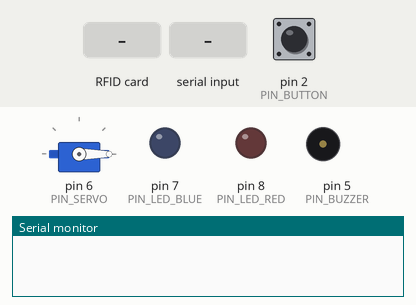
The sketch below on a simulated Arduino Uno, built with avr-gcc and run on an emulated ATmega328P. Parts: servo, output pins drawn as LEDs (lit = HIGH), buzzer (waves = sounding), the last lines printed to the serial monitor. The test bench sets the inputs (shaded band); at power-on: pin 2 (PIN_BUTTON) LOW. Pins used as bus, display or sensor lines are not drawn.

Above: at 1.2 s.
1.3 s: RFID card 5E 7A 19 C4 held to the reader
At 1.43 s:
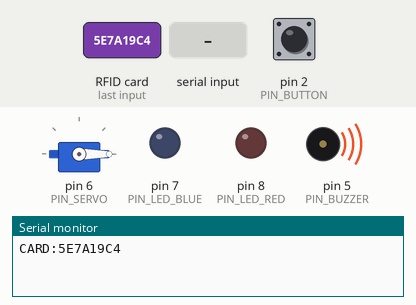
3.0 s: "LED:RED\n" received over Serial
At 4.1 s:
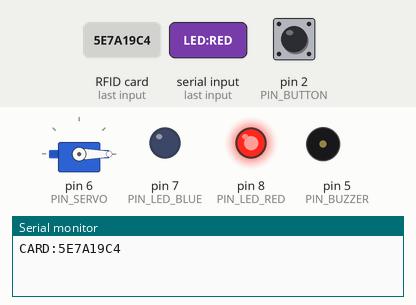
4.5 s: "LED:BLUE\n" received over Serial
At 5.4 s:
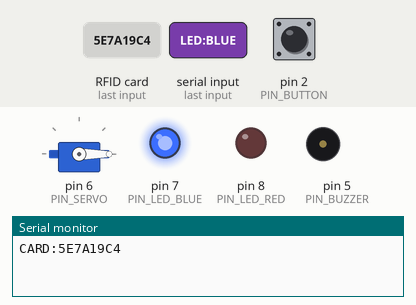
6.0 s: "SERVO:OPEN\n" received over Serial
At 6.7 s:
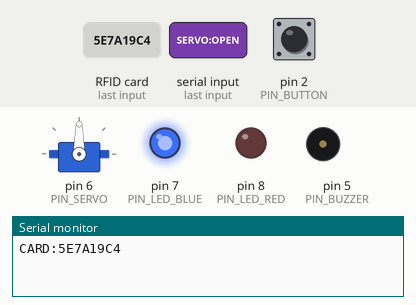
7.5 s: "LED:OFF\n" received over Serial
At 8.0 s:
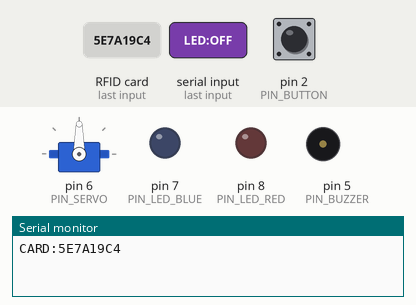
9.0 s: "BEEP\n" received over Serial
At 9.22 s:
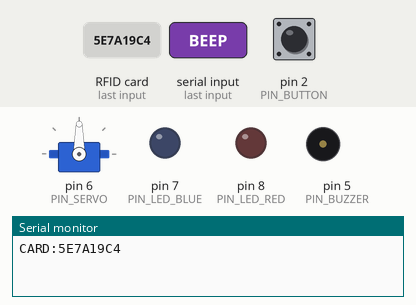
Timing chart, 0 to 11.9 s (numbered marks = the images above; inputs shaded):
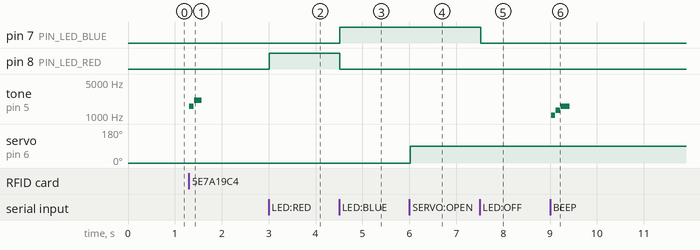

Measured:
- after the input at 1.3 s, tone on pin 5 (PIN_BUZZER): silent → 1568 Hz at once, → silent 0.09 s later, → 2093 Hz 0.01 s later, → silent 0.16 s later
- after the input at 3.0 s, pin 8 (PIN_LED_RED): LOW → HIGH at once
- after the input at 4.5 s, pin 7 (PIN_LED_BLUE): LOW → HIGH at once; pin 8 (PIN_LED_RED): HIGH → LOW at once
- after the input at 6.0 s, servo on pin 6 (PIN_SERVO): 0° → 90° at once
- after the input at 7.5 s, pin 7 (PIN_LED_BLUE): HIGH → LOW at once
- after the input at 9.0 s, tone on pin 5 (PIN_BUZZER): plays 1047 Hz for 0.09 s, 1319 Hz for 0.09 s, 1568 Hz for 0.20 s, starting at once

The sketch:

refill_station_rfid.ino
```cpp
// 리필 스테이션 컨트롤러 v2: LED(빨강/파랑) + 버튼 + RC522 RFID + 서보 + 부저
//
// 핀맵
//   D2  버튼 (풀다운, 누르면 HIGH)
//   D5  부저
//   D6  서보 신호
//   D7  파란 LED (220Ω)
//   D8  빨간 LED (220Ω)
//   D9  RC522 RST
//   D10 RC522 SDA(SS)
//   D11 RC522 MOSI (하드웨어 SPI)
//   D12 RC522 MISO (하드웨어 SPI)
//   D13 RC522 SCK  (하드웨어 SPI)
//   RC522 3.3V 전용 (5V 연결 금지)
//
// 시리얼 프로토콜 (9600 baud)
//   PC -> Arduino: "LED:OFF" / "LED:RED" / "LED:BLUE" / "SERVO:OPEN" / "SERVO:CLOSE" / "BEEP"
//   Arduino -> PC: "BUTTON_PRESSED" / "CARD:<UID_HEX>"

#include <SPI.h>
#include <MFRC522.h>
#include <Servo.h>

const int PIN_LED_RED = 8;
const int PIN_LED_BLUE = 7;
const int PIN_BUTTON = 2;
const int PIN_BUZZER = 5;
const int PIN_SERVO = 6;
const int PIN_RFID_RST = 9;
const int PIN_RFID_SS = 10;

const int SERVO_CLOSED_ANGLE = 0;
const int SERVO_OPEN_ANGLE = 90;

const unsigned long DEBOUNCE_MS = 50;

MFRC522 rfid(PIN_RFID_SS, PIN_RFID_RST);
Servo servo;

int lastRawState = LOW;
int stableState = LOW;
unsigned long lastChangeTime = 0;

const int NOTE_C6 = 1047;
const int NOTE_E6 = 1319;
const int NOTE_G6 = 1568;
const int NOTE_C7 = 2093;

void setLed(bool red) {
  digitalWrite(PIN_LED_RED, red ? HIGH : LOW);
  digitalWrite(PIN_LED_BLUE, red ? LOW : HIGH);
}

void ledsOff() {
  digitalWrite(PIN_LED_RED, LOW);
  digitalWrite(PIN_LED_BLUE, LOW);
}

// 카드 태그: "띠-로롱"
void beepCardTag() {
  tone(PIN_BUZZER, NOTE_G6, 90);
  delay(100);
  tone(PIN_BUZZER, NOTE_C7, 160);
  delay(170);
  noTone(PIN_BUZZER);
}

// 리필 완료: 도-미-솔 경쾌한 효과음
void beepDone() {
  tone(PIN_BUZZER, NOTE_C6, 90);
  delay(100);
  tone(PIN_BUZZER, NOTE_E6, 90);
  delay(100);
  tone(PIN_BUZZER, NOTE_G6, 200);
  delay(210);
  noTone(PIN_BUZZER);
}

void setup() {
  pinMode(PIN_LED_RED, OUTPUT);
  pinMode(PIN_LED_BLUE, OUTPUT);
  pinMode(PIN_BUTTON, INPUT);
  pinMode(PIN_BUZZER, OUTPUT);

  servo.attach(PIN_SERVO);
  servo.write(SERVO_CLOSED_ANGLE);

  SPI.begin();
  rfid.PCD_Init();

  Serial.begin(9600);
  ledsOff(); // 시작 상태: 카드 태그 전에는 LED 꺼짐
}

void loop() {
  // 버튼 디바운스 + 눌림 감지 (LOW -> HIGH 전환 시 1회 전송)
  int raw = digitalRead(PIN_BUTTON);
  if (raw != lastRawState) {
    lastChangeTime = millis();
    lastRawState = raw;
  }
  if ((millis() - lastChangeTime) > DEBOUNCE_MS && raw != stableState) {
    stableState = raw;
    if (stableState == HIGH) {
      Serial.println("BUTTON_PRESSED");
    }
  }

  // RFID 카드 태그 감지
  if (rfid.PICC_IsNewCardPresent() && rfid.PICC_ReadCardSerial()) {
    Serial.print("CARD:");
    for (byte i = 0; i < rfid.uid.size; i++) {
      if (rfid.uid.uidByte[i] < 0x10) Serial.print("0");
      Serial.print(rfid.uid.uidByte[i], HEX);
    }
    Serial.println();
    beepCardTag(); // 띠로롱 피드백
    rfid.PICC_HaltA();
    rfid.PCD_StopCrypto1();
  }

  // PC로부터 명령 수신
  if (Serial.available() > 0) {
    String line = Serial.readStringUntil('\n');
    line.trim();
    if (line == "LED:OFF") {
      ledsOff();
    } else if (line == "LED:RED") {
      setLed(true);
    } else if (line == "LED:BLUE") {
      setLed(false);
    } else if (line == "SERVO:OPEN") {
      servo.write(SERVO_OPEN_ANGLE);
    } else if (line == "SERVO:CLOSE") {
      servo.write(SERVO_CLOSED_ANGLE);
    } else if (line == "BEEP") {
      beepDone();
    }
  }
}
```
